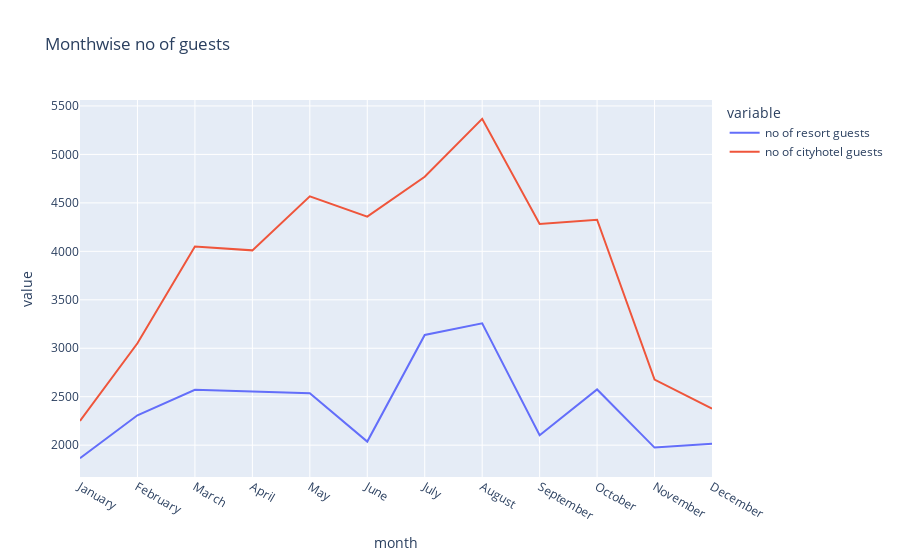

Source (notebook cell):
### Code cell
px.line(final_rush2, x='month',y=['no of resort guests','no of cityhotel guests' ], title='Monthwise no of guests')

### Figure 1 — Plotly figure (JSON) as saved in the notebook; plotly's stock layout.template omitted (floating-point values rounded to 4 significant figures)
{"data": [{"hovertemplate": "variable=no of resort guests<br>month=%{x}<br>value=%{y}<extra></extra>", "legendgroup": "no of resort guests", "line": {"color": "#636efa", "dash": "solid"}, "marker": {"symbol": "circle"}, "mode": "lines", "name": "no of resort guests", "orientation": "v", "showlegend": true, "type": "scatter", "x": ["January", "February", "March", "April", "May", "June", "July", "August", "September", "October", "November", "December"], "xaxis": "x", "y": [1866, 2308, 2571, 2550, 2535, 2037, 3137, 3257, 2102, 2575, 1975, 2014], "yaxis": "y"}, {"hovertemplate": "variable=no of cityhotel guests<br>month=%{x}<br>value=%{y}<extra></extra>", "legendgroup": "no of cityhotel guests", "line": {"color": "#EF553B", "dash": "solid"}, "marker": {"symbol": "circle"}, "mode": "lines", "name": "no of cityhotel guests", "orientation": "v", "showlegend": true, "type": "scatter", "x": ["January", "February", "March", "April", "May", "June", "July", "August", "September", "October", "November", "December"], "xaxis": "x", "y": [2249, 3051, 4049, 4010, 4568, 4358, 4770, 5367, 4283, 4326, 2676, 2377], "yaxis": "y"}], "layout": {"legend": {"title": {"text": "variable"}, "tracegroupgap": 0}, "title": {"text": "Monthwise no of guests"}, "xaxis": {"anchor": "y", "domain": [0, 1], "title": {"text": "month"}}, "yaxis": {"anchor": "x", "domain": [0, 1], "title": {"text": "value"}}}}
